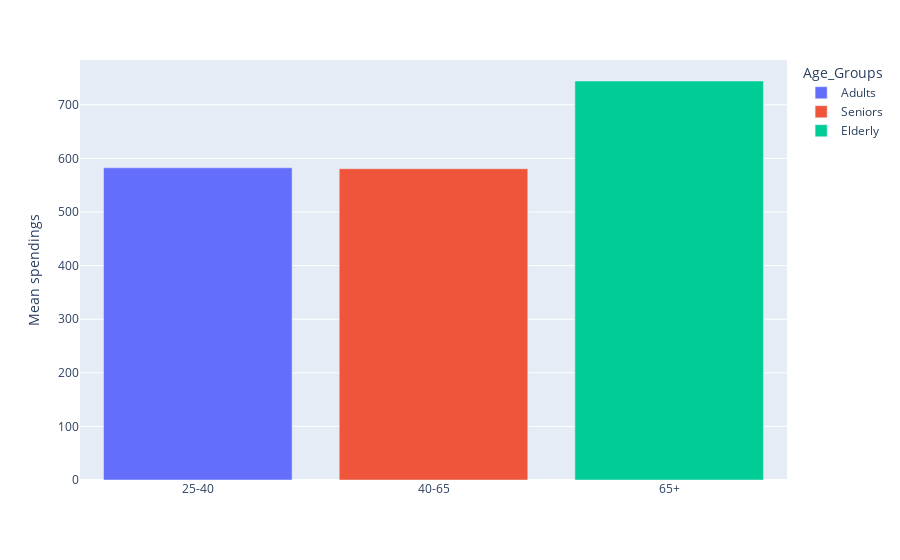

The code cell stored with this chart in its notebook:
### Code cell
mean_spent = data.groupby(['Age_Groups']).Spent.mean().reset_index()
fig = px.bar(mean_spent, x='Age_Groups', y='Spent', color='Age_Groups')
fig.update_layout(
  xaxis=dict(
    title={'text': ''},
    tickvals=[0, 1, 2],
    ticktext=['25-40', '40-65', '65+']
  ),
  yaxis={'title': {'text': 'Mean spendings'}}
)

### Figure 1 — Plotly figure (JSON) as saved in the notebook; plotly's stock layout.template omitted (floating-point values rounded to 4 significant figures)
{"data": [{"alignmentgroup": "True", "hovertemplate": "Age_Groups=%{x}<br>Spent=%{y}<extra></extra>", "legendgroup": "Adults", "marker": {"color": "#636efa", "pattern": {"shape": ""}}, "name": "Adults", "offsetgroup": "Adults", "orientation": "v", "showlegend": true, "textposition": "auto", "type": "bar", "x": ["Adults"], "xaxis": "x", "y": [582.5], "yaxis": "y"}, {"alignmentgroup": "True", "hovertemplate": "Age_Groups=%{x}<br>Spent=%{y}<extra></extra>", "legendgroup": "Seniors", "marker": {"color": "#EF553B", "pattern": {"shape": ""}}, "name": "Seniors", "offsetgroup": "Seniors", "orientation": "v", "showlegend": true, "textposition": "auto", "type": "bar", "x": ["Seniors"], "xaxis": "x", "y": [580.7], "yaxis": "y"}, {"alignmentgroup": "True", "hovertemplate": "Age_Groups=%{x}<br>Spent=%{y}<extra></extra>", "legendgroup": "Elderly", "marker": {"color": "#00cc96", "pattern": {"shape": ""}}, "name": "Elderly", "offsetgroup": "Elderly", "orientation": "v", "showlegend": true, "textposition": "auto", "type": "bar", "x": ["Elderly"], "xaxis": "x", "y": [744.4], "yaxis": "y"}], "layout": {"barmode": "relative", "legend": {"title": {"text": "Age_Groups"}, "tracegroupgap": 0}, "margin": {"t": 60}, "xaxis": {"anchor": "y", "categoryarray": ["Adults", "Seniors", "Elderly"], "categoryorder": "array", "domain": [0, 1], "ticktext": ["25-40", "40-65", "65+"], "tickvals": [0, 1, 2], "title": {"text": ""}}, "yaxis": {"anchor": "x", "domain": [0, 1], "title": {"text": "Mean spendings"}}}}
